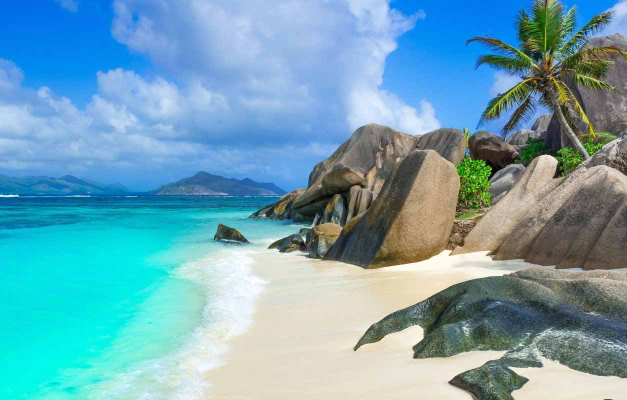
#> input picture mainSat/segment-anything/dataset_seg_ev/plage.jpg, 1254 x 800 px, found by its file name (shown at 1/2 size)
$ jupyter execute --allow-errors image2vecJup.ipynb   (shell and % lines are left out)
#> lines starting #> are read from the running program, lines starting #| are printed output that depends on the picture
### mainSat/image2segVec.py
import torch
import cv2
import numpy as np
from torchvision.transforms import Compose, Resize, Normalize, ToTensor
import numpy as np
import cv2
import matplotlib.pyplot as plt
from sklearn.cluster import KMeans
import sys
from segment_anything import sam_model_registry, SamAutomaticMaskGenerator, SamPredictor

#==================================================================================================
#                                  Image to set of mini images
#==================================================================================================
def image2segVec(image,
                 sam_checkpoint="/home/benjaminc/project_transformers/mainSat/segment-anything/sam_vit_h_4b8939.pth",
                 device = "cpu",
                 sort_algorithm = "clustering",
                 size=(600, 600),
                 print_resualts = True):

    # Get masks from image
    masks = get_masks_from_image(image, sam_checkpoint=sam_checkpoint,device = device)

    # Sort masks
    masks = sort_algorithms(masks, image, sort_algorithm = sort_algorithm)

    # Create mini images
    return  masks

#--------------------------------------------------------------------------------------------------
# [12 lines left out: function sort_algorithms, not called in this run]


#==================================================================================================
#                                  Image Segment everything
#==================================================================================================

def get_masks_from_image(image, sam_checkpoint="/home/benjaminc/project_transformers/SAT/STViT-main/segment-anything/sam_vit_h_4b8939.pth",device = "cpu"):
    sam = sam_model_registry["vit_h"](checkpoint=sam_checkpoint)
    sam.to(device=device)

    mask_generator = SamAutomaticMaskGenerator(sam)

    masks = mask_generator.generate(image)
    return masks

#==================================================================================================
#                                  Masks Sort algorithms
#==================================================================================================
# [47 lines left out: functions depth_sort_masks, centroid, not called in this run]

#--------------------------------------------------------------------------------------------------
def sort_by_centroid(masks):
    """Sort masks by their centroids (left-to-right, then top-to-bottom)."""
    return sorted(masks, key=lambda x: (centroid(x['bbox'])[1], centroid(x['bbox'])[0]))

#--------------------------------------------------------------------------------------------------
def sort_by_size_and_position(masks):
    """Sort masks by area (larger to smaller), then top-to-bottom for each size category."""
    return sorted(masks, key=lambda x: (-x['area'], centroid(x['bbox'])[1]))

#--------------------------------------------------------------------------------------------------
# [160 lines left out: functions sort_by_clustering, sort_by_clustering_extreme_points, mini_image_bbox_to_square, get_mean_and_farthest_color, resize_image, create_mini_images and 1 more, not called in this run]


#--------------------------------------------------------------------------------------------------
def print_grid(images, n_cols=18):
    n_rows = len(images) // n_cols + (len(images) % n_cols > 0)
    fig, axs = plt.subplots(n_rows, n_cols, figsize=(5, n_rows * (5 / n_cols)))
    for i, ax in enumerate(axs.flatten()):
        if i < len(images):
            ax.imshow(images[i])
            ax.axis('off')
        else:
            ax.axis('off')
    plt.tight_layout()
    plt.show()


#--------------------------------------------------------------------------------------------------
import numpy as np
from math import ceil, sqrt

# [56 lines left out: functions create_square_grid_image, img2gridImage, not called in this run]


### mainSat/image2vecJup.ipynb
1) Pre proccessing:
    1.1 Load the model and data set 10-50 classes traffic
    1.2 From Image into 16*16 segments with the corresponding label according to the data set
    1.3 mask conv

2) Train the semantic decoder:
    2.1  Load the model BIER
    _____________________________
    2.2  Train loop:
                    input: 16*16 segments
                    output: class for each segment
    -  Loss function: Cross entropy
    -  Optimizer: Adam
    -  Epochs: 100
    -  Batch size: 32
    -  Learning rate: 0.001
    -  Save the model

3) Final model:
    3.1 Build our model: add the semantic decoder(the one we traind with the pre process as part of the model) to the model BIER(clean non trained)  in one of the layers
    3.2 Train loop:
                    WE will train our model and the clasic BIER model and compare the results

# Part 0

### TODO:
* I Want to download the masks  file into masks variable but It is not working.

[cell 1]
import data_set_utils as data_utils
import numpy as np
from segment_anything import sam_model_registry, SamAutomaticMaskGenerator, SamPredictor
import sys
import torch
import cv2

[cell 2]
import torch

print(f"CUDA available: {torch.cuda.is_available()}")
#> (this line was passed over: torch is not available in this run)

### Setup the dataset
- First we will load the dataset as a list of paths pairs (imagePath, masksPath) where:
    * masksPath is the path to the masks file, and the masks is the result of the segmentation of the image in imagePath.

### Load Segment everything model

[cell 3]
import os
import torch
import sys

# Ensure you can import from the parent directory
sys.path.append("..")

# Get current directory until the SAT directory
cwd = os.getcwd()

sam_checkpoint = os.path.join(cwd, "segment-anything", "sam_vit_h_4b8939.pth")

model_type = "vit_h"

# Set CUDA_VISIBLE_DEVICES to specify GPU 2
os.environ["CUDA_VISIBLE_DEVICES"] = "2"

# Ensure CUDA is available and set the device to cuda:0 (which should map to the real GPU 2)
#> (the rest of this cell did not finish here and is left out)

# Part 1

## Segmented image to sequence of masks

We will use the model to segment the image and then we will convert the segmented image to a sequence of mini images each of them contains a mask bounding box and all the mini images will be in same fix size.

#### Example
Let's start by example of creating from image the corresponding masks and mini_images for each mask

[cell 4]
image = cv2.imread("/home/benjaminc/project_transformers/mainSat/segment-anything/dataset_seg_ev/plage.jpg")
#> image is the input picture: shape (800, 1254, 3); mean B, G, R 180.9, 164.5, 112.3
image = cv2.cvtColor(image, cv2.COLOR_BGR2RGB)

[cell 5]
import image2segVec as image2Vec

#> (the rest of this cell did not finish here and is left out)


#> (a cell that did not finish here is left out)

[cell 7]
#import convolve2d
from scipy.signal import convolve, convolve2d


#==================================================================================================
#                                     Create Mini Images
#==================================================================================================
# Expand the mask to be a square that his side is the longest side of the mask(the smallest square that contains the mask)
# [145 lines left out: functions mini_image_bbox_to_square, resize_image, apply_convolution_with_scipy, create_mini_imagess, show_anns, not called in this run]
#> (the rest of this cell did not finish here and is left out)

[cell 8]
"""
data_utils.show_image_and_mask(image, masks)
image2Vec.print_grid(mini_images_clean,n_cols=10)
image2Vec.print_grid(mini_images_original,n_cols=10)
# print number of mini masks
print("Number of mini masks: ", len(mini_images_clean))

#plot one of the mini imag
import matplotlib.pyplot as plt
plt.imshow(mini_images_clean[4])


"""

[cell 9]
# patch the image into 8x8 patches according the size of the image
def patches_image(image, patch_num=8):
    #fic the size of the image to be a multiple of patch_num
#> called with patch_num = 4
    height, width = image.shape[:2]
#> height = 800; width = 1254
    height = height - height % patch_num
    width = width - width % patch_num
#> width = 1252
    image = image[:height, :width]
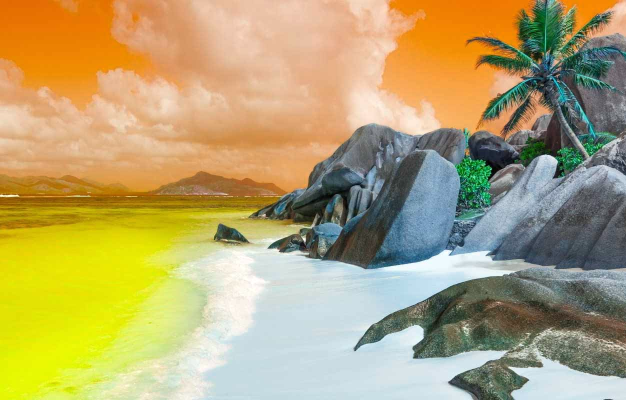
#> image: shape (800, 1252, 3) (shown at 1/2 size); mean of channels 0, 1, 2 112.3, 164.5, 181; drawn as B, G, R
    #split the image to patch_num*patch_num patches
    patch_height = height // patch_num
#> patch_height = 200
    patch_width = width // patch_num
#> patch_width = 313
    patches = []
    for i in range(patch_num):
        for j in range(patch_num):
            patch = image[i * patch_height:(i + 1) * patch_height, j * patch_width:(j + 1) * patch_width]
            patches.append(patch)
#> after the loop, patches = 16 items

    return patches

#plot the patches of the image
patches4 = patches_image(image, patch_num=4)
#> patches4 = 16 items
patches8 = patches_image(image, patch_num=8)
#> call 2 of patches_image, with patch_num = 8
#> in patches_image (call 2), `image = image[:height, :width]`:
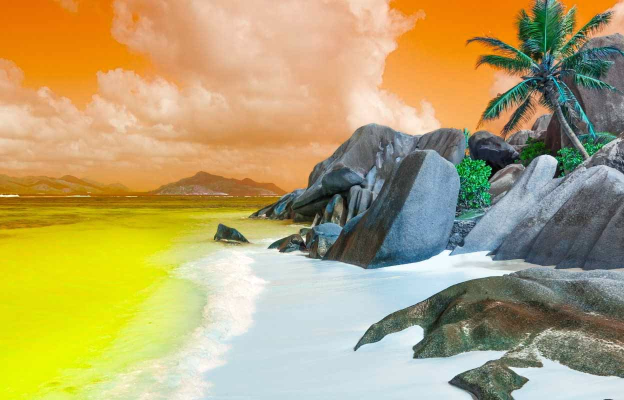
#> image: shape (800, 1248, 3) (shown at 1/2 size); mean of channels 0, 1, 2 112.3, 164.7, 181.2; drawn as B, G, R
#> after the loop in patches_image (call 2), `for i in range(patch_num):`: patches = 64 items
#> patches8 = 64 items
patches = patches4 + patches8
#> patches = 80 items
image2Vec.print_grid(patches, n_cols=8)
#> in print_grid, `n_rows = len(images) // n_cols + (len(images) % n_cols > 0)`: n_rows = 10
#> the loop in print_grid, `for i, ax in enumerate(axs.flatten()):` made 80 passes
#> in print_grid, `plt.show()`:
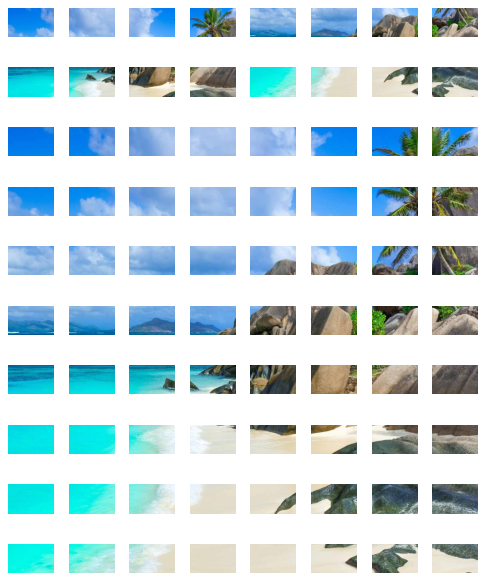
#> figure drawn by matplotlib, 80 panels
print("Number of patches: ", len(patches))
#| Number of patches:  80

#> (a cell that did not finish here is left out)

#> (a cell that did not finish here is left out)

[cell 12]
#create grid image of the mini images,actual image


# [52 lines left out: function create_square_grid_image, not called in this run]

import matplotlib.pyplot as plt
# Create the grid image
#> (the rest of this cell did not finish here and is left out)

[cell 13]
#now we will do function that ger patch_num and image and create grid with the seg and the patches
def final_pre_image(image, patch_num=16):
    len_of_mini_images = patch_num*patch_num
    #get masks from the image
    masks = image2Vec.image2segVec(image=image,size=(256,256))
    #get the mini images clean and original
    mini_images_clean, mini_images_original = create_mini_imagess(image, masks,size=(40,40))
    #create the patches
    patches4 = patches_image(image, patch_num=4)
    patches8 = patches_image(image, patch_num=8)
    patches = patches4 + patches8
    #add the patches to the mini images
    mini_images_clean.extend(patches)
    #add the mini images to the original mini images until 256 according the order
    while len(mini_images_clean) < patch_num*patch_num:
        mini_images_clean.extend(mini_images_clean)
        mini_images_original.extend(mini_images_original)

    #cut the mini images to be 256
    mini_images_clean = mini_images_clean[:patch_num*patch_num]

    #create the grid image
    grid_image = create_square_grid_image(mini_images_clean,image,print_en=True)
    # resize into 512
    grid_image = cv2.resize(grid_image, (512, 512))
    return grid_image

image = cv2.imread("/home/benjaminc/project_transformers/mainSat/segment-anything/dataset_seg_ev/plage.jpg")
image = cv2.cvtColor(image, cv2.COLOR_BGR2RGB)

#> (the rest of this cell did not finish here and is left out)

#> (a cell that did not finish here is left out)

[cell 15]
model_checkpoint = "nvidia/mit-b0"  # pre-trained model from which to fine-tune
batch_size = 4  # batch size for training and evaluation

[cell 16]
from transformers.utils import send_example_telemetry

send_example_telemetry("semantic_segmentation_notebook", framework="pytorch")
#> (this line was passed over: transformers is not available in this run)
